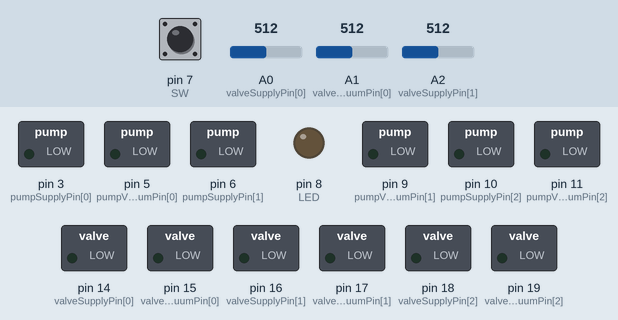
Recording of a sketch running on a simulated Arduino Uno, built with avr-gcc and run on an emulated ATmega328P. On the bench: switched loads named in the sketch (green lamp = pin HIGH), output pins drawn as LEDs (lit = HIGH). The inputs (shaded band) are chosen by the test bench; at power-on: pin 7 (SW) LOW, A0 (valveSupplyPin[0]) = 512, A1 (valveVacuumPin[0]) = 512, A2 (valveSupplyPin[1]) = 512. What the sketch prints to the serial monitor is not drawn.

Above: at 1.2 s.
1.3 s: pin 7 (SW) pulled HIGH for 1 s
At 2.4 s:
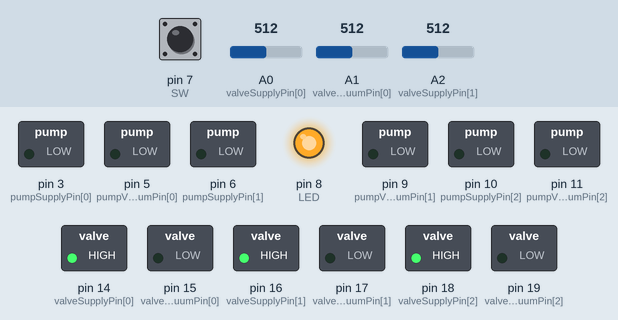
3.8 s: pin 7 (SW) pulled HIGH for 3.2 s
At 4.5 s:
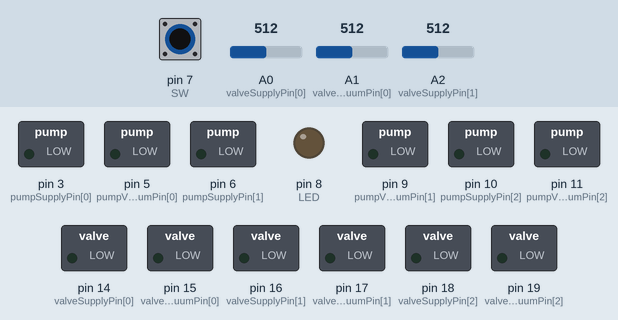
8.5 s: pin 7 (SW) driven HIGH
At 9.9 s:
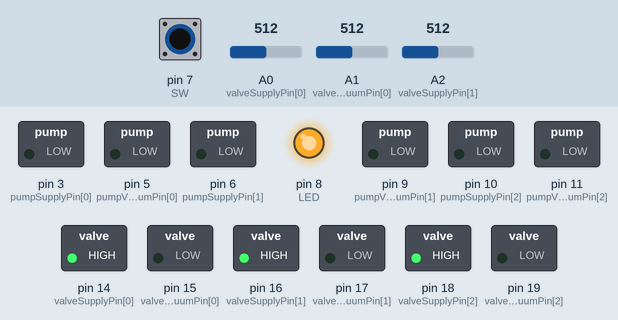
11.4 s: pin 7 (SW) pulsed LOW 2 times (0.12 s each, 0.3 s apart)
At 13.1 s:
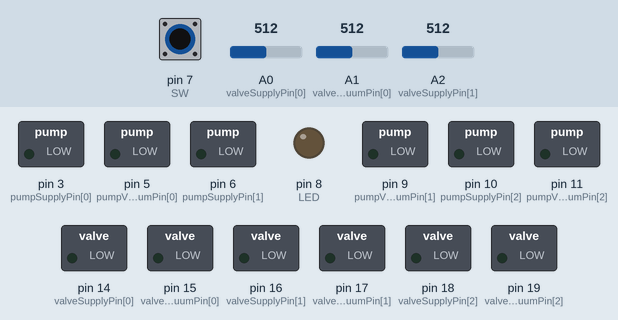
Timing chart, 0 to 14.6 s (numbered marks = the images above; inputs shaded):
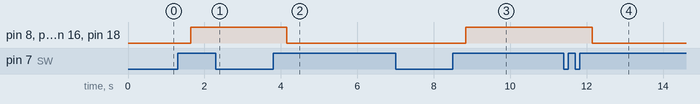

Measured:
- after the input at 1.3 s, pin 8 (LED), pin 14 (valveSupplyPin[0]), pin 16 (valveSupplyPin[1]), pin 18 (valveSupplyPin[2]): LOW → HIGH after 0.34 s
- after the input at 3.8 s, pin 8 (LED), pin 14 (valveSupplyPin[0]), pin 16 (valveSupplyPin[1]), pin 18 (valveSupplyPin[2]): HIGH → LOW after 0.35 s
- after the input at 8.5 s, pin 8 (LED), pin 14 (valveSupplyPin[0]), pin 16 (valveSupplyPin[1]), pin 18 (valveSupplyPin[2]): LOW → HIGH after 0.33 s
- after the input at 11.4 s, pin 8 (LED), pin 14 (valveSupplyPin[0]), pin 16 (valveSupplyPin[1]), pin 18 (valveSupplyPin[2]): HIGH → LOW after 0.75 s

The sketch:

i2c_slave_multidata.ino
```cpp
/* !!!read me!!!

    neutralVal +- 5 で閾値を設定し，ニュートラル時には全アクチュエータを解放する．
    sleepTime でスリープ時間を設定し，スリープ時には全アクチュエータを解放する．(不要？)
    変換関数
*/

#include <Wire.h>
#define ANALOG_NUM 3
#define TOTAL_ANALOG_NUM ANALOG_NUM * 2
#define Threshold 5

int analogVal[ANALOG_NUM] = {0, 0, 0}; //自身の入力のみ

int pumpSupplyPin[ANALOG_NUM] = {3, 6, 10};
int pumpVacuumPin[ANALOG_NUM] = {5, 9, 11};
int valveSupplyPin[ANALOG_NUM] = {14, 16, 18};
int valveVacuumPin[ANALOG_NUM] = {15, 17, 19};

int neutralVal = 50;
int rate[TOTAL_ANALOG_NUM] = {0, 0, 0, 0, 0, 0}; //0~100 ここにデータが格納される

int PWM[ANALOG_NUM] = {0, 0, 0};
boolean bDeform[ANALOG_NUM] = {false};
boolean bPolarity[ANALOG_NUM] = {false};
boolean bNeutral[ANALOG_NUM] = {false};

#define LED 8
#define SW 7
boolean bLed = false;
boolean bRealtime = false;
int swVal = 0;
int swCount = 0;

int masterStatus = 0;
int sendSwitch = 0;
int receiveSwitch = 0;

int oldBLed = 0;
int booleanDelta = 0;

//PID
int delta[ANALOG_NUM][2] = {{0}, {0}};
int absDelta[ANALOG_NUM] = {0};
float dt = 0;
float integral;
float KP = 4.0; //Pゲイン
float KI = 0.0; //Iゲイン
float KD = 0.1; //Dゲイン
float p = 0.0;
float i = 0.0;
float d = 0.0;

void setup() {
  Wire.begin(8);// Slave ID #8
  Wire.onRequest(requestEvent);
  Wire.onReceive(receiveEvent);
  Serial.begin(9600);

  pinMode(LED, OUTPUT);
  pinMode(SW, INPUT);
  digitalWrite(LED, LOW);
  digitalWrite(SW, LOW);

  for (int i = 0; i < ANALOG_NUM; i++) {
    pinMode(pumpSupplyPin[i], OUTPUT);
    pinMode(pumpVacuumPin[i], OUTPUT);
    pinMode(valveSupplyPin[i], OUTPUT);
    pinMode(valveVacuumPin[i], OUTPUT);
  }

  for (int i = 0; i < ANALOG_NUM; i++) {
    digitalWrite(pumpSupplyPin[i], LOW);
    digitalWrite(pumpVacuumPin[i], LOW);
    digitalWrite(valveSupplyPin[i], LOW);
    digitalWrite(valveVacuumPin[i], LOW);
  }
}

void loop() {

  for (int i = 0; i < ANALOG_NUM; i++) {
    analogVal[i] = analogRead(i) / 4;
  }

  /*----*/

  printMinMax();

  switchPlay();//スイッチ
  workRealtime();//

  if (receiveSwitch == 3) {
    bLed = !bLed;
    bRealtime = !bRealtime;
  }

  booleanDelta = oldBLed - (int)bLed;
  oldBLed = (int)bLed;

  delay(100 / 3);
}

void receiveEvent() {
  if ( Wire.available() > 7 ) {
    for (int i = 0; i < TOTAL_ANALOG_NUM; i++) {
      rate[i] = Wire.read();
    }
    masterStatus = Wire.read(); //masterのステータス
    receiveSwitch = Wire.read();//スイッチの受信
  }
}

void requestEvent() {
  for (int i = 0; i < ANALOG_NUM; i++) {
    Wire.write(analogVal[i]);
  }
  Wire.write(bLed);//自分のステータス
  if (booleanDelta == -1 && masterStatus == 1) { //slaveがon, かつmasterもonの時,masterをoffにする
    sendSwitch = 3;
  } else {
    sendSwitch = 0;
  }
  Wire.write(sendSwitch);//相手のスイッチ
}

void switchPlay() {
  swVal = digitalRead(SW);

  if (swVal == HIGH) {
    swCount += 1;
  } else {
    swCount = 0;
  }

  if (swCount == 10) {
    bLed = !bLed;
    bRealtime = !bRealtime;
  }

  if (bLed) {
    digitalWrite(LED, HIGH);

  } else {
    digitalWrite(LED, LOW);
  }

  delay(1);
}

void workRealtime() {
  if (bRealtime == true) {
    //input
    for (int i = 0; i < ANALOG_NUM; i++) {
      fbJudge(i, i + 3); //teacherが左 0-3, 1-4, 2-5
      fbOutput(i, i + 3);
    }
  } else {
    for (int i = 0; i < ANALOG_NUM; i++) {
      sendDigitalExhaust(i + 3);
    }
  }
}

void fbJudge(int teacher, int child) { //目標値，センサー値
  dt = 100 / 3;

  delta[teacher][0] = delta[teacher][1]; //過去の偏差を格納

  delta[teacher][1] = rate[teacher] - rate[child]; //**偏差の更新**
  absDelta[teacher] = abs(delta[teacher][1]); //偏差の絶対値
  integral += (delta[teacher][1] + delta[teacher][0]) / 2.0 * dt;

  int dd = delta[teacher][1] - delta[teacher][0];//偏差の変化量

  p = KP * delta[teacher][1]; //定数*偏差(0~100) 255 =  gain * 100
  i = KI * integral;
  d = KD * dd / dt;

  setPWM_PID(p, 0, 0, child);

  if (absDelta[teacher] >= Threshold) {
    bDeform[teacher] = true;
  } else {
    bDeform[teacher] = false;
  }

  if (delta[teacher][1] > 0) {
    bPolarity[teacher] = true;
  }
  else if (delta[teacher][1] < 0) {
    bPolarity[teacher] = false;
  }

  if (neutralVal - Threshold < rate[teacher] && rate[teacher] < neutralVal + Threshold) { //45~ 55のとき
    bNeutral[teacher] = true;
  } else {
    bNeutral[teacher] = false;
  }
}

int setPWM_PID(int p, int i, int d, int number) {
  //pwmに変換
  PWM[number - 3] = abs(p + i + d);
  if (PWM[number - 3] < 50) {
    PWM[number - 3] = 0;
  } else if (PWM[number - 3] >= 255) {
    PWM[number - 3] = 255;
  }
  return PWM[number - 3];
}

void fbOutput(int teacher, int child) {
  if (bNeutral[teacher] == true) { //ニュートラルかどうか
    sendDigitalExhaust(child);
  } else {
    if (bDeform[teacher] == true) { // 偏差があるかどうか
      if (bPolarity[teacher] == true) { //正負の判定
        sendDigitalSupply(child, PWM[child - 3]);
      } else {
        sendDigitalVacuum(child, PWM[child - 3]);
      }
    } else {
      sendDigitalClose(child);
    }
  }
}

//--------------------------------------

void sendDigitalSupply(int number, int PWM) {
  digitalWrite(valveSupplyPin[number - 3], HIGH);
  digitalWrite(valveVacuumPin[number - 3], LOW);
  analogWrite(pumpSupplyPin[number - 3], PWM);
  analogWrite(pumpVacuumPin[number - 3], 0);
}

void sendDigitalVacuum(int number, int PWM) {
  digitalWrite(valveSupplyPin[number - 3], LOW);
  digitalWrite(valveVacuumPin[number - 3], HIGH);
  analogWrite(pumpSupplyPin[number - 3], 0);
  analogWrite(pumpVacuumPin[number - 3], PWM);
}

void sendDigitalClose(int number) {
  digitalWrite(valveSupplyPin[number - 3], HIGH);
  digitalWrite(valveVacuumPin[number - 3], LOW);
  analogWrite(pumpSupplyPin[number - 3], 0);
  analogWrite(pumpVacuumPin[number - 3], 0);
}

void sendDigitalExhaust(int number) {
  digitalWrite(valveSupplyPin[number - 3], LOW);
  digitalWrite(valveVacuumPin[number - 3], LOW);
  analogWrite(pumpSupplyPin[number - 3], 0);
  analogWrite(pumpVacuumPin[number - 3], 0);
}

void printMinMax() {
  Serial.print("[");
  Serial.print(rate[0]);
//  Serial.print(":");
//  Serial.print(filteredVal[0][1]);
//  Serial.print("]");
//  Serial.print(minVal[0]);
//  Serial.print(" - ");
//  Serial.print(maxVal[0]);

  Serial.print(", [");
  Serial.print(rate[1]);
//  Serial.print(":");
//  Serial.print(filteredVal[1][1]);
//  Serial.print("]");
//  Serial.print(minVal[1]);
//  Serial.print(" - ");
//  Serial.print(maxVal[1]);

  Serial.print(", [");
  Serial.print(rate[2]);
//  Serial.print(":");
//  Serial.print(filteredVal[2][1]);
//  Serial.print("]");
//  Serial.print(minVal[2]);
//  Serial.print(" - ");
//  Serial.print(maxVal[2]);

  Serial.print(", [");
  Serial.print(rate[3]);
//  Serial.print(":");
//  Serial.print(filteredVal[3][1]);
//  Serial.print("]");
//  Serial.print(minVal[3]);
//  Serial.print(" - ");
//  Serial.print(maxVal[3]);

  Serial.print(", [");
  Serial.print(rate[4]);
//  Serial.print(":");
//  Serial.print(filteredVal[4][1]);
//  Serial.print("]");
//  Serial.print(minVal[4]);
//  Serial.print(" - ");
//  Serial.print(maxVal[4]);

  Serial.print(", [");
  Serial.print(rate[5]);
//  Serial.print(":");
//  Serial.print(filteredVal[5][1]);
//  Serial.print("]");
//  Serial.print(minVal[5]);
//  Serial.print(" - ");
//  Serial.println(maxVal[5]);

}
```
